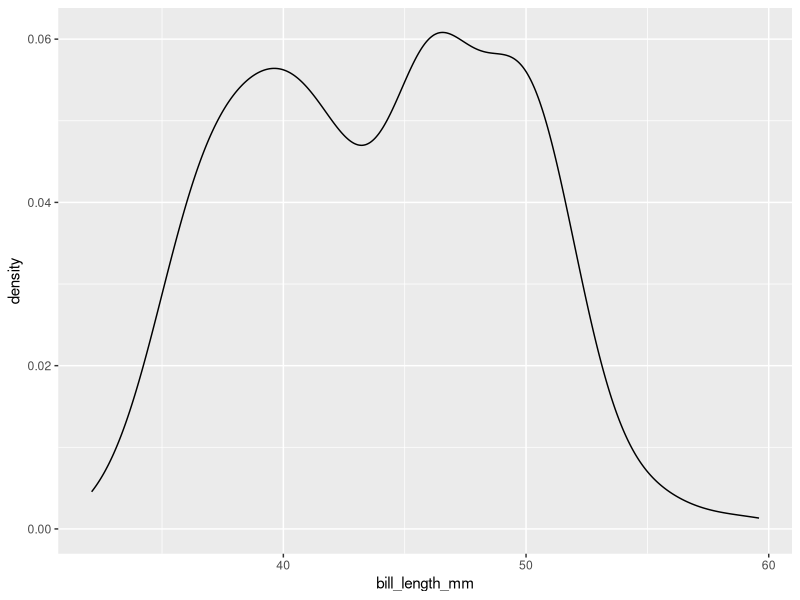
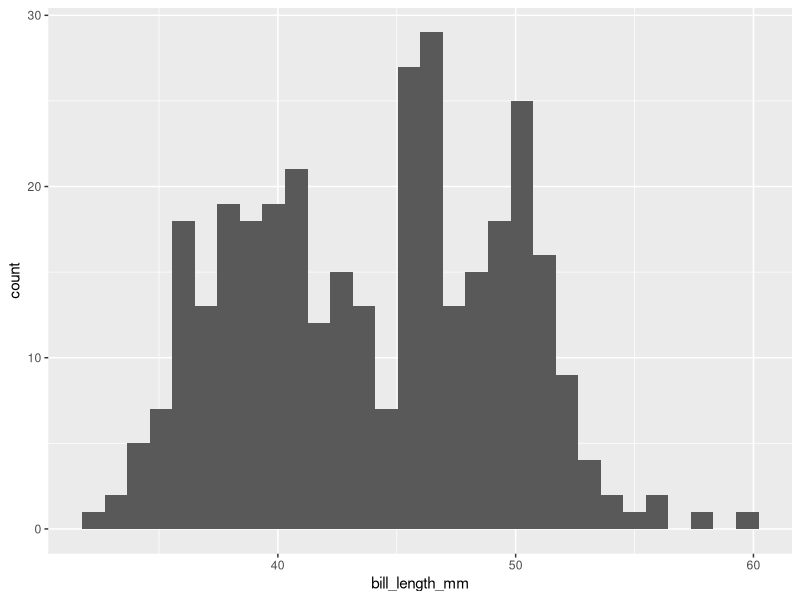
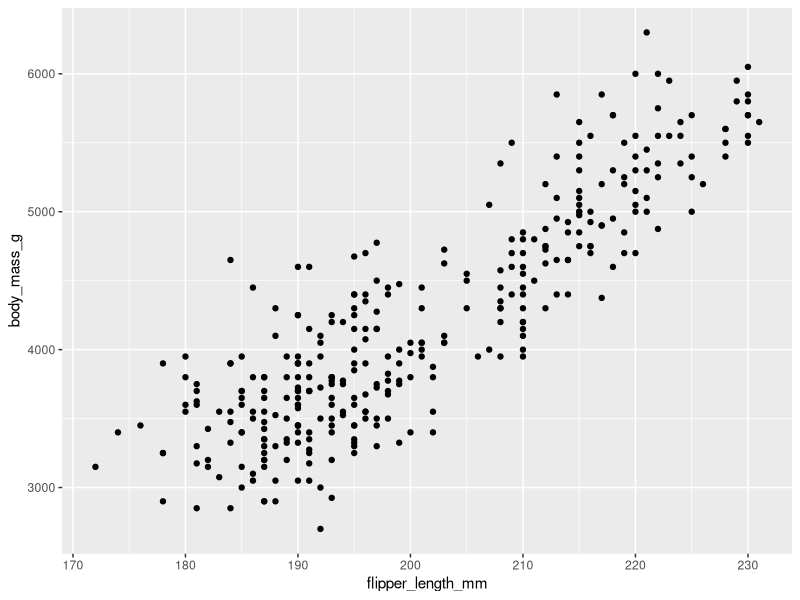
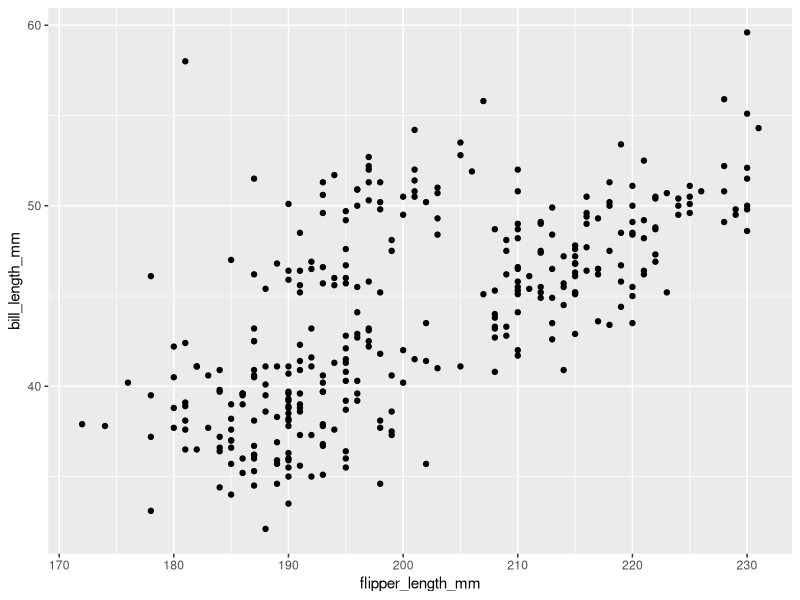
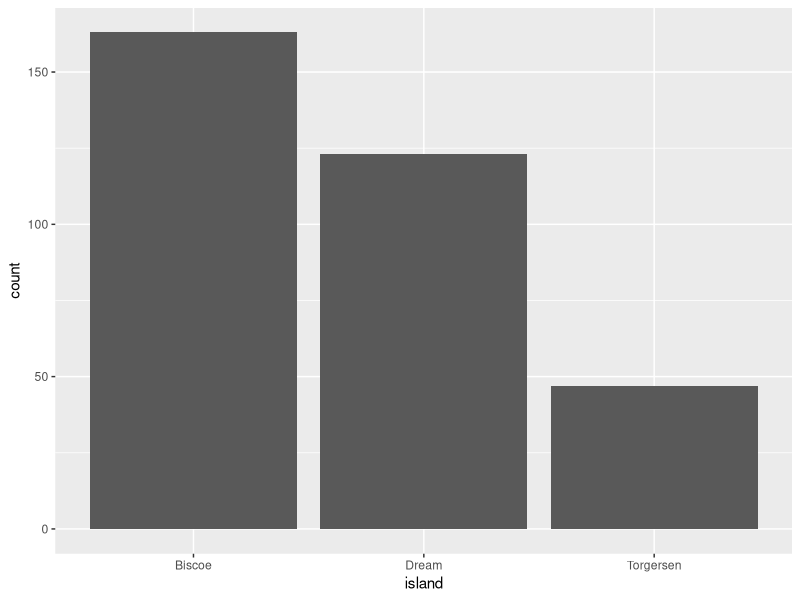
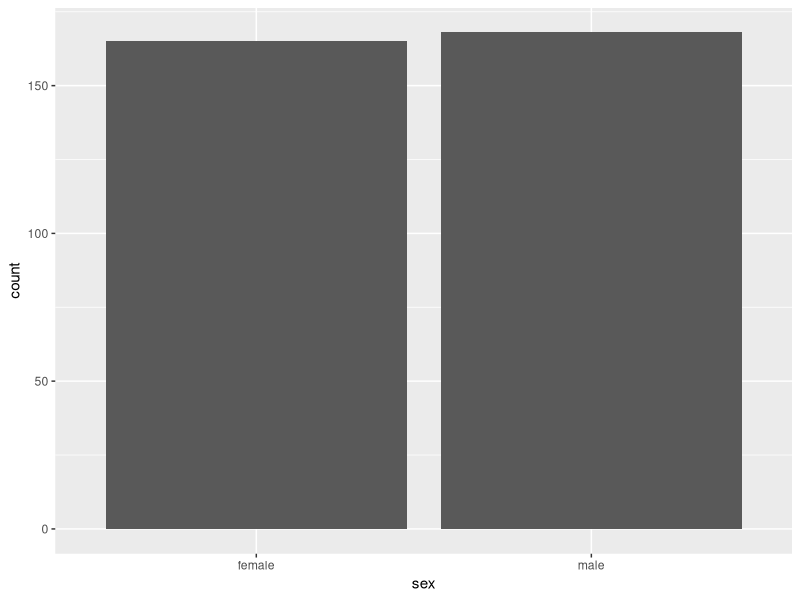
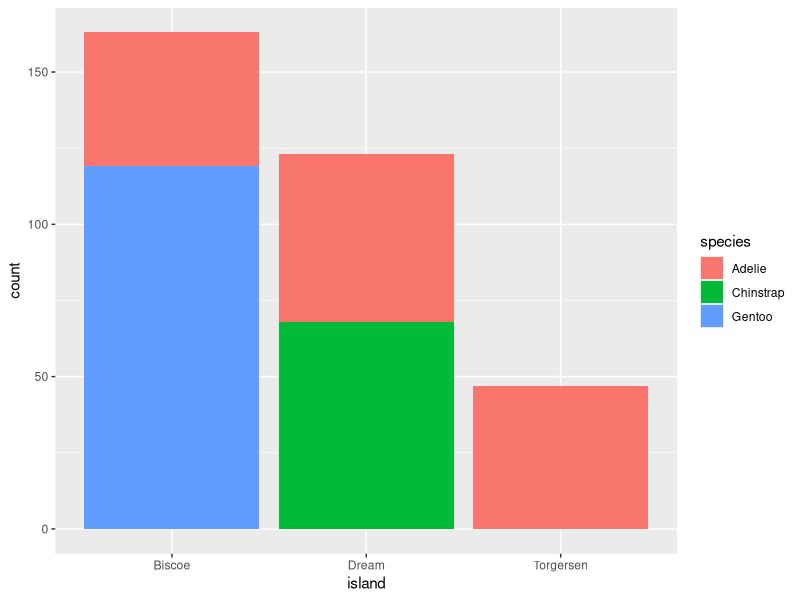
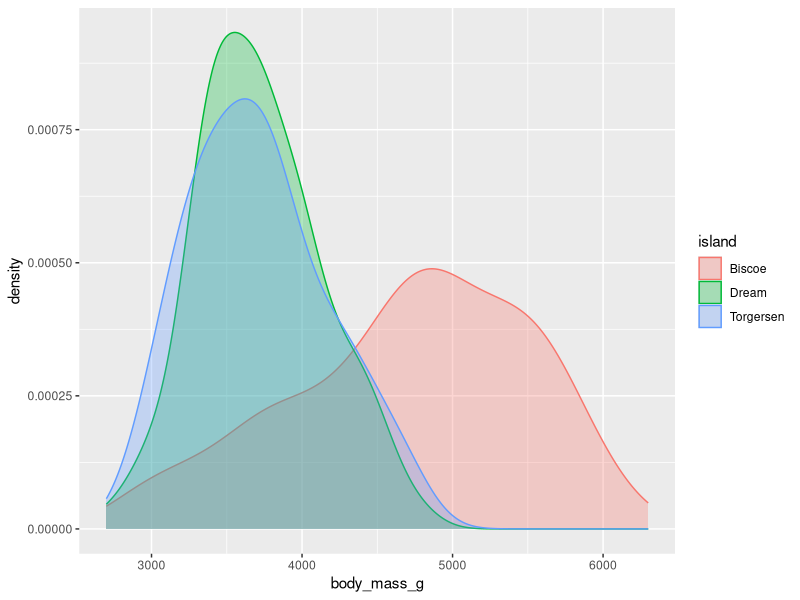

These charts were generated, in order, by the following R code:
## ---- chunk 1

knitr::opts_chunk$set(echo = TRUE,warning = TRUE)
library(tidyverse)
library(palmerpenguins)

## ---- chunk 2

names(penguins) # Column, i.e. Variable names
head(penguins) # first six rows
tail(penguins) # Last six rows
dim(penguins) # Size of dataset

# Check for missing data
any(is.na(penguins) == TRUE)

## ---- chunk 3
names(mpg) # Column, i.e. Variable names
head(mpg) # first six rows
tail(mpg) # Last six rows
dim(mpg) # Size of dataset

# Check for missing data
any(is.na(mpg) == TRUE)

## ---- chunk 4

penguins <- penguins %>% drop_na()

## ---- chunk 5

max(penguins$bill_length_mm)

range(penguins$bill_length_mm, na.rm =TRUE) 

summary(penguins$flipper_length_mm)

## ---- chunk 6

ggplot(penguins) + geom_density(aes(bill_length_mm))

ggplot(penguins) + geom_histogram(aes(x = bill_length_mm))

## ---- chunk 7

cor(penguins$bill_length_mm, penguins$bill_depth_mm)


## ---- chunk 8

ggplot(penguins) +
  geom_point(aes(x = flipper_length_mm,
                 y = body_mass_g))

ggplot(penguins) +
  geom_point(aes(x = flipper_length_mm, 
                 y = bill_length_mm))

## ---- chunk 9

penguins %>% count(species)

## ---- chunk 10

ggplot(penguins) + geom_bar(aes(x = island))
ggplot(penguins) + geom_bar(aes(x = sex))

## ---- chunk 11


## ---- chunk 12

ggplot(penguins) + geom_bar(aes(x = island, 
                                fill = species),
                            position = "stack")
## ---- chunk 13

ggplot(penguins) + 
    geom_density(aes(x = body_mass_g, 
                 color = island, 
                 fill = island), 
                 alpha = 0.3)
## ---- chunk 14

ggplot(penguins) + 
    geom_density(aes(x = body_mass_g, 
                 color = island, 
                 fill = island), 
                 alpha = 0.3)

ggplot(penguins) + 
  geom_histogram(aes(x = flipper_length_mm,
                 fill = sex))

